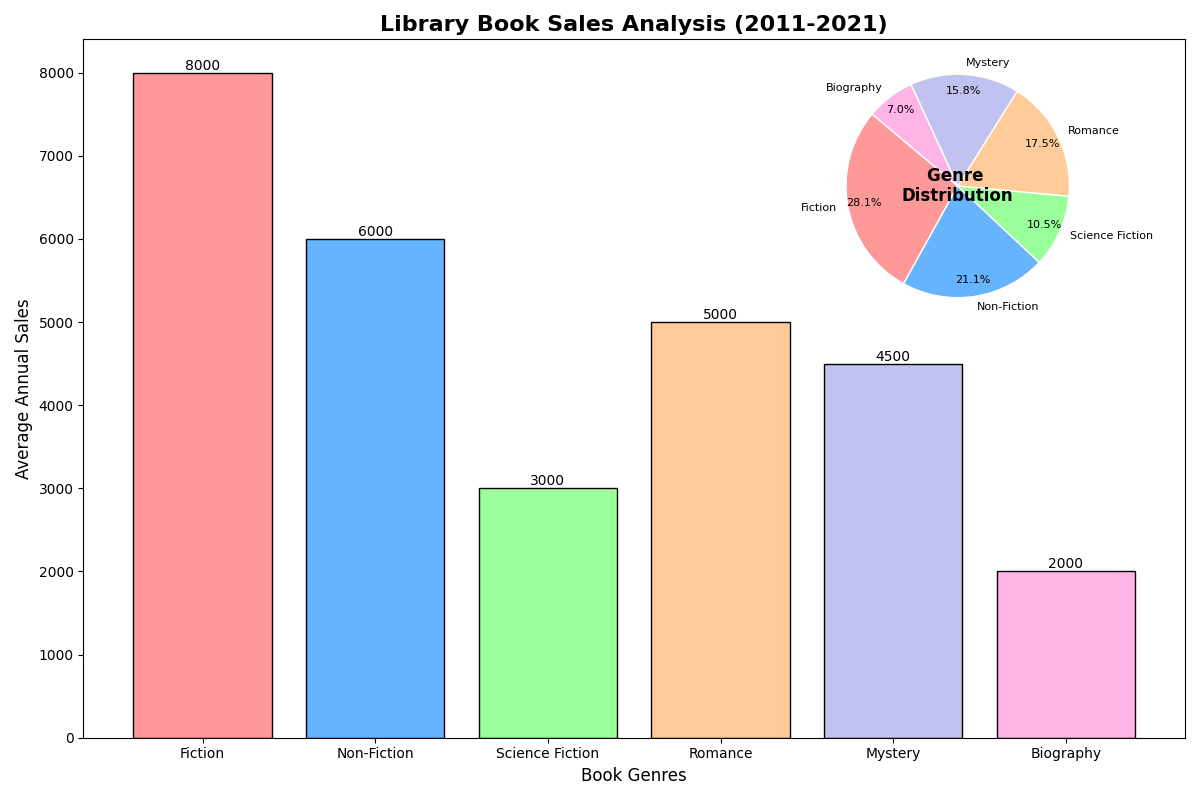

Generate this figure with Python:
import matplotlib.pyplot as plt
import numpy as np

# Backstory: This chart represents the sales data of different genres of books in a large city library spanning a decade (2011-2021). 
# The bars represent average annual sales for each genre, and an inset pie chart depicts the percentage of total sales that each genre contributes.

# Data
genres = ['Fiction', 'Non-Fiction', 'Science Fiction', 'Romance', 'Mystery', 'Biography']
average_annual_sales = np.array([8000, 6000, 3000, 5000, 4500, 2000])
total_sales = np.sum(average_annual_sales)
percentage_sales = (average_annual_sales / total_sales) * 100

# Colors for genres
colors = ['#ff9999','#66b3ff','#99ff99','#ffcc99','#c2c2f0', '#ffb3e6']

# Create a figure with two subplots (one bar and one pie chart inset)
fig, ax = plt.subplots(figsize=(12, 8))

# Bar Chart
bars = ax.bar(genres, average_annual_sales, color=colors, edgecolor='black')

# Title and Labels
ax.set_title('Library Book Sales Analysis (2011-2021)', fontsize=16, fontweight='bold')
ax.set_xlabel('Book Genres', fontsize=12)
ax.set_ylabel('Average Annual Sales', fontsize=12)

# Display the sales values on top of the bars
for bar, sales in zip(bars, average_annual_sales):
    height = bar.get_height()
    ax.text(bar.get_x() + bar.get_width() / 2, height, f'{sales}', 
            ha='center', va='bottom', fontsize=10, color='black')

# Inset Pie Chart
from mpl_toolkits.axes_grid1.inset_locator import inset_axes

# Create inset of width 40% and height 40% of the parent axis
ax_inset = inset_axes(ax, width="40%", height="40%", loc="upper right")

# Pie Chart
ax_inset.pie(percentage_sales, labels=genres, autopct='%1.1f%%', startangle=140, colors=colors, pctdistance=0.85,
             wedgeprops=dict(edgecolor='w'), textprops={'color': 'black', 'fontsize': 8})

# Center text
ax_inset.text(0, 0, 'Genre \nDistribution', 
              horizontalalignment='center', verticalalignment='center', 
              fontsize=12, fontweight='bold')

# Remove axes from pie chart
ax_inset.axis('off')

# Adjust layout
plt.tight_layout()

# Display the plot
plt.show()
